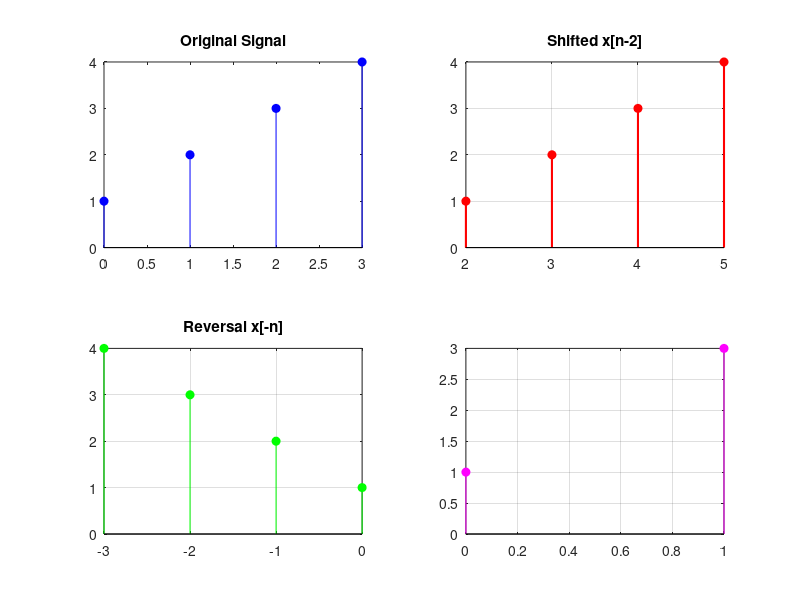

Here is the MATLAB script that generated this plot:
clc; clear; close all;

x = [1, 2, 3, 4];
n = 0:3;

subplot(2, 2, 1);
stem(n, x, 'filled', 'b');
title("Original Signal");

n_shift = n + 2;
subplot(2, 2, 2);
stem(n_shift, x, 'filled', 'r', 'LineWidth', 1.5);
title('Shifted x[n-2]');
xticks(-5:5); grid on;

% --- Reversal Section ---
x_rev = fliplr(x);        % Flips [1 2 3 4] to [4 3 2 1]
n_rev = -fliplr(n);       % Flips [0 1 2 3] and makes them negative: [-3 -2 -1 0]

subplot(2, 2, 3);         % Changed from 3,2,3 to 2,2,3
stem(n_rev, x_rev, 'filled', 'g'); % Swapped n and x
title("Reversal x[-n]");
xticks(-5:5); grid on;

%scalling
x_scale = x(1 : 2 : end);
n_scale = 0 : length(x_scale) - 1;
subplot(2, 2, 4);
stem(n_scale, x_scale, 'filled', 'm');
grid on;
